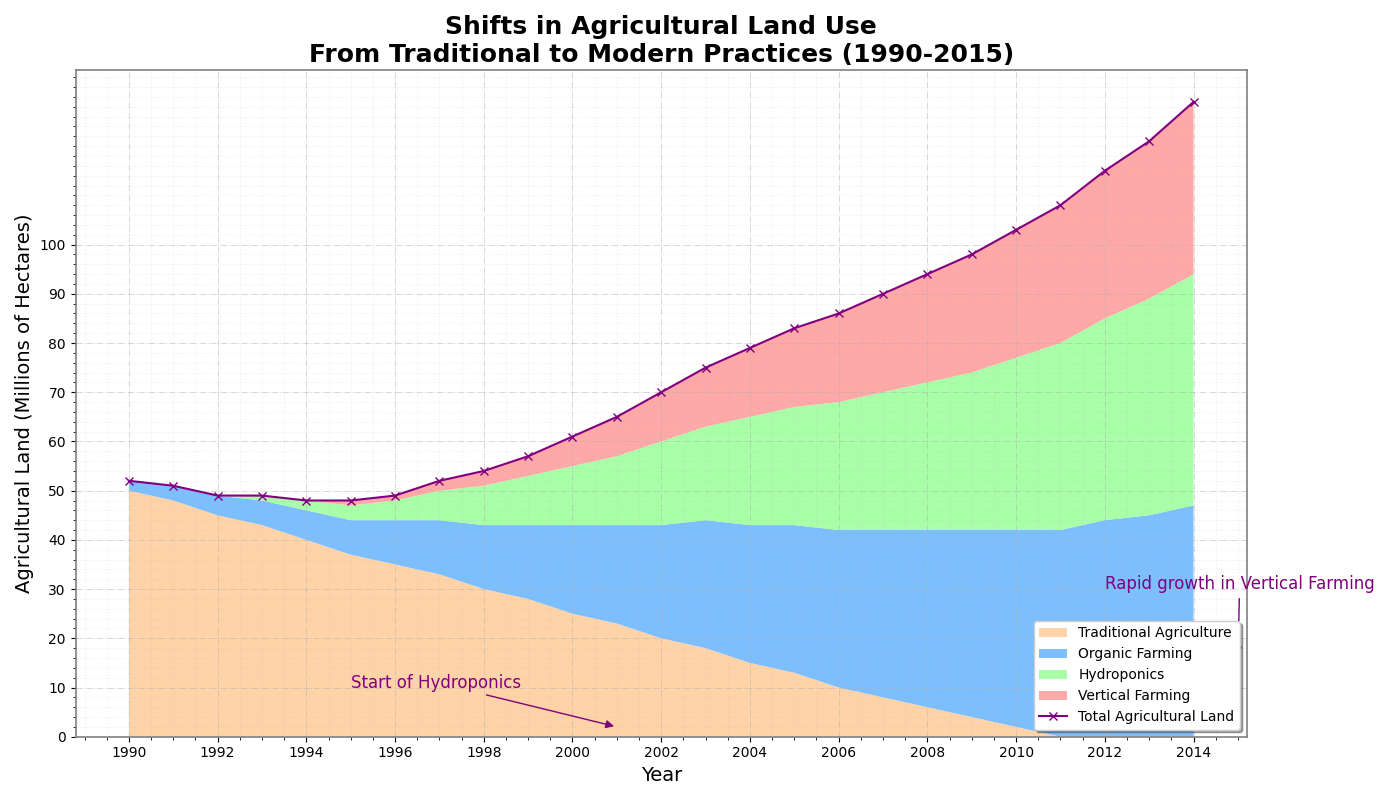

Write the Python code that produced this figure.
import matplotlib.pyplot as plt
import numpy as np

years = np.arange(1990, 2015)
traditional_agriculture = np.array([50, 48, 45, 43, 40, 37, 35, 33, 30, 28, 25, 23, 20, 18, 15, 13, 10, 8, 6, 4, 2, 0, 0, 0, 0])
organic_farming = np.array([2, 3, 4, 5, 6, 7, 9, 11, 13, 15, 18, 20, 23, 26, 28, 30, 32, 34, 36, 38, 40, 42, 44, 45, 47])
hydroponics = np.array([0, 0, 0, 1, 2, 3, 4, 6, 8, 10, 12, 14, 17, 19, 22, 24, 26, 28, 30, 32, 35, 38, 41, 44, 47])
vertical_farming = np.array([0, 0, 0, 0, 0, 1, 1, 2, 3, 4, 6, 8, 10, 12, 14, 16, 18, 20, 22, 24, 26, 28, 30, 32, 35])

total_agriculture = (traditional_agriculture + organic_farming + hydroponics + vertical_farming)

fig, ax = plt.subplots(figsize=(14, 8))

ax.stackplot(years, traditional_agriculture, organic_farming, hydroponics, vertical_farming,
             labels=['Traditional Agriculture', 'Organic Farming', 'Hydroponics', 'Vertical Farming'],
             colors=['#ffcc99', '#66b3ff', '#99ff99', '#ff9999'], alpha=0.85)

ax.plot(years, total_agriculture, label='Total Agricultural Land', color='purple', linestyle='-', marker='x')

ax.set_title("Shifts in Agricultural Land Use\nFrom Traditional to Modern Practices (1990-2015)", fontsize=18, fontweight='bold')
ax.set_xlabel("Year", fontsize=14)
ax.set_ylabel("Agricultural Land (Millions of Hectares)", fontsize=14)

ax.set_xticks(years[::2])
ax.set_yticks(np.arange(0, 101, 10))
ax.grid(True, linestyle='-.', linewidth=0.7, alpha=0.5)
ax.minorticks_on()
ax.grid(which='minor', linestyle=':', linewidth=0.5, alpha=0.3)

ax.legend(loc='lower right', fontsize=10, shadow=True)

for spine in ax.spines.values():
    spine.set_visible(True)
    spine.set_color('gray')
    spine.set_linewidth(1.2)

ax.annotate('Start of Hydroponics', xy=(2001, 2), xytext=(1995, 10),
            arrowprops=dict(arrowstyle='-|>', color='purple'), fontsize=12, color='purple')
ax.annotate('Rapid growth in Vertical Farming', xy=(2015, 16), xytext=(2012, 30),
            arrowprops=dict(arrowstyle='-|>', color='purple'), fontsize=12, color='purple')

fig.tight_layout()

plt.show()
